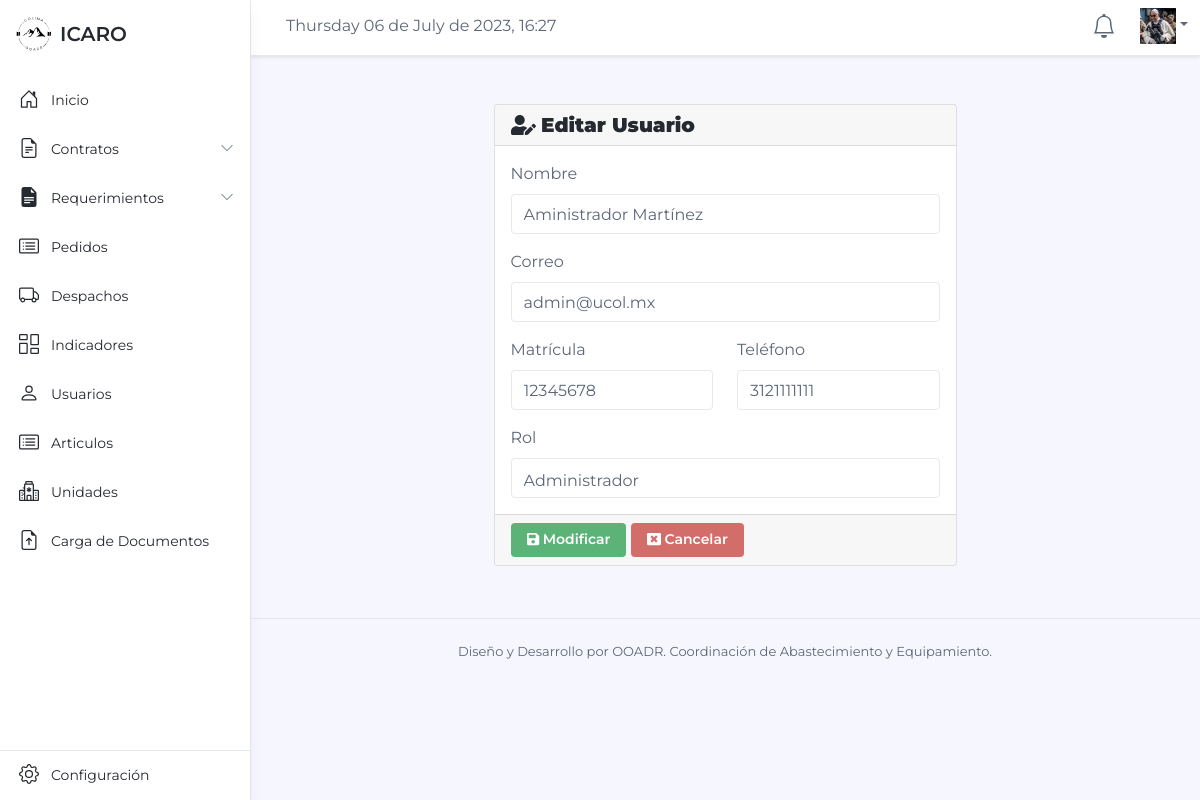
/Usuarios/editar?id=14 (signed in), run on the app's committed database.
### tables this page shows
CREATE TABLE `usuarios` (
  `id` int(12) NOT NULL,
  `usuario` varchar(20) NOT NULL,
  `nombre` varchar(100) NOT NULL,
  `correo` varchar(100) NOT NULL,
  `telefono` bigint(10) NOT NULL,
  `rol` varchar(20) NOT NULL,
  `clave` varchar(150) NOT NULL,
  `estado` tinyint(4) NOT NULL DEFAULT 1,
  `perfil` varchar(150) NOT NULL DEFAULT 'user.png'
);

### Libraries/Core/Views.php (called while the page is built)
<?php
class Views{
    function getView($controller, $view, $alert="", $data1 = "", $data2 = "", $data3 = "", $data4 = "", $data5 = "", $data6 = "", $data7 = "", $data8 = "", $data9 = "", $data10 = "")
    {
        $controller = get_class($controller);
        if ($controller == "Login") {
            $view = 'Views/'.$view.'.php';
        }else{
            $view = 'Views/' . $controller . '/' . $view . '.php';
        }
        require_once($view);
    }
}
?>

### index.php (called while the page is built, shortened)
<?php
require_once('Helpers/Helpers.php');
require_once('Libraries/Core/Load.php');
?>

### Helpers/Helpers.php (called while the page is built, shortened)
<?php
function base_url()
{
    return BASE_URL;
}
function encabezado($data="")
{
    $VistaH = 'Views/Template/header.php';
    require_once($VistaH);
}
function notificaciones() {
    $servername = HOST;
    $username = DB_USER;
    $password = PASS;
    $dbname = BD;
    try {
        $conn = new PDO("mysql:host=$servername;dbname=$dbname", $username, $password);
        $conn->setAttribute(PDO::ATTR_ERRMODE, PDO::ERRMODE_EXCEPTION);
        $sql = "SELECT * FROM detalle_cont INNER JOIN validar_cont ON validar_cont.id_contrato = detalle_cont.contrato INNER JOIN usuarios ON detalle_cont.id_responde = usuarios.id";
        $querry = $conn->prepare($sql);
        $querry->execute();
        $data1 = $querry->fetchAll(PDO::FETCH_ASSOC);
        $i = 0;
    } catch (PDOException $e) {
       echo "Error de conexión: " . $e->getMessage();
    }
    $dato = $i;
    return $dato;
}
?>

### Libraries/Core/Mysql.php (called while the page is built, shortened)
<?php
class Mysql extends Conexion{
    private $conexion;
    function __construct()
    {
        $this->conexion = new Conexion();
        $this->conexion = $this->conexion->conect();
    }
    public function select(string $query){
        $this->strquery = $query;
        $result = $this->conexion->prepare($this->strquery);
        $result->execute();
        $data = $result->fetch(PDO::FETCH_ASSOC);
        return $data;
    }
}
?>

### Libraries/Core/Conexion.php (called while the page is built)
<?php
class Conexion{
    private $conect;
    public function __construct()
    {
      $conexion = 'mysql:host='.HOST.';dbname='.BD.';.CHARSET.';
      try {
          $this->conect = new PDO($conexion, DB_USER, PASS);
          $this->conect->setAttribute(PDO::ATTR_ERRMODE, PDO::ERRMODE_EXCEPTION);
      } catch (PDOException $e) {
          $this->conect = "Error en la conexion";
          echo "Error: " . $e->getMessage();
      }
    }
    public function conect()
    {
        return $this->conect;
    }
}
?>

### Models/UsuariosModel.php (called while the page is built, shortened)
<?php
class UsuariosModel extends Mysql{
    public function editarUsuarios(int $id)
    {
        $this->id = $id;
        $sql = "SELECT * FROM usuarios WHERE id = '{$this->id}'";
        $res = $this->select($sql);
        return $res;
    }
}
?>

### Views/Usuarios/Editar.php (the view, shortened to what this page needs)
<?php if($_SESSION['rol'] == 7){ ?>
    <?php encabezado() ?>
<div class="app-wrapper">
    <section class="py-5">
        <div class="row">
            <div class="col-lg-6 mt-auto">
                <div class="card container-fluid2">
                    <h5 class="card-header"><i class="fa fa-user-edit"></i> <strong>Editar Usuario</strong></h5>
                    <form id="formulario1" method="post" action="<?php echo base_url(); ?>Usuarios/actualizar" autocomplete="off">
                        <div class="card-body">
                            <div class="form-group">
                                <label for="nombre">Nombre</label>
                                <input id="nombre" class="form-control" type="text" name="nombre" placeholder="Nombre" value="<?php echo $data1['nombre']; ?>" required>
                            </div>
                            <div class="form-group">
                                 <label for="nombre">Correo</label>
                                 <input id="correo" class="form-control" type="email" name="correo" placeholder="Correo" value="<?php echo $data1['correo']; ?>" required>
                            </div>
                            <div class="row">
                                <div class="col-lg-6">
                                    <div class="form-group">
                                        <label for="usuario">Matrícula</label>
                                        <input id="usuario" min="10000000" max="99999999" class="form-control" type="number" name="usuario" placeholder="Matrícula" value="<?php echo $data1['usuario']; ?>" required>
                                    </div>
                                </div>
                                <div class="col-lg-6">
                                    <div class="form-group">
                                        <label for="telefono">Teléfono</label>
                                        <input id="telefono" min="1000000000" max="9999999999" class="form-control" type="number" name="telefono" placeholder="Teléfono" value="<?php echo $data1['telefono']; ?>" required>
                                    </div>
                                </div>
                                <div class="col-lg-12">
                                    <label for="rol">Rol</label>
                                    <select id="rol" class="form-control" name="rol" required>
                                        <?php if ($_SESSION['rol'] >= 7) {?>
                                            <option value="7" <?php if ($data1['rol'] == "7") {echo "selected";} ?>>Administrador</option> <?php } ?>
                                    </select>
                                </div>
                            </div>
                        </div>
                        <div class="card-footer">
                            <button class="btn btn-success" type="submit"><i class="fas fa-save"></i> Modificar</button>
                            <a href="<?php echo base_url(); ?>Usuarios/Listar" class="btn btn-danger"><i class="fas fa-window-close"></i> Cancelar</a>
                        </div>
                    </form>
                </div>
            </div>
        </div>
    </section>
</div>
<?php }  else { ?>
  <?php permisos() ?>
<?php } ?>

### Assets/css/carga.css (style rules this page uses)
*,*:after, *:before { margin: 0; padding: 0; -webkit-box-sizing: border-box; -moz-box-sizing: border-box; box-sizing: border-box; }

### data on the page
usuarios: nombre "Aministrador Martínez", correo "admin@ucol.mx", usuario "12345678", telefono "3121111111", rol "Administrador"

### other printed values
utf8_encode(strftime('%A %d de %B de %Y, %H:%M')) "Thursday 06 de July de 2023, 16:27"
